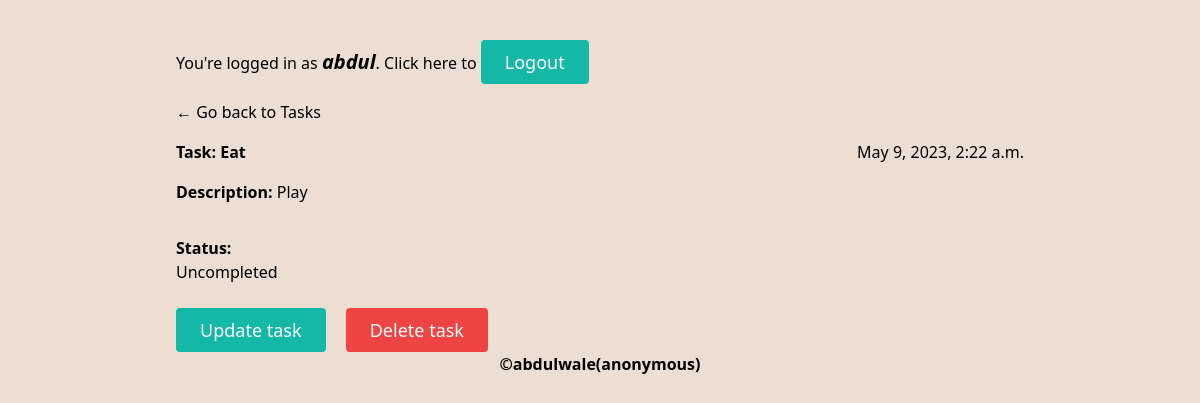
The page /todo-app/task/40/ (signed in) on the database its author committed.
### todo_app/models.py (models this page shows)
class Task(models.Model):
    user = models.ForeignKey(User, on_delete=models.CASCADE)
    title = models.CharField(max_length=25)
    description = models.TextField()
    created_at = models.DateTimeField(auto_now_add=True)
    is_completed = models.BooleanField(default=False)
    updated = models.DateTimeField(auto_now=True)
    class Meta:
        ordering = ['-is_completed']
    def __str__(self):
        return self.title

### todo_app/views.py (the view)
# urls.py: path('task/<int:pk>/', detailPage, name="detail-page"),
@login_required
def detailPage(request, pk):
    task = get_object_or_404(Task, id=pk)
    return render(request, 'todo_app/detail_page.html', {'task':task})

### todo_app/templates/todo_app/detail_page.html (shortened to what this page needs)
{% extends "todo_app/base.html" %}
{% block content %}
<a href="{% url 'todo-app:home-page' %}">&larr; Go back to Tasks</a>
<div class="flex mb-4 mt-4 justify-between items-center">
  <h3 class="font-bold">Task: {{task}}</h3>
  <h3>{{task.updated}}</h3>
</div>
<p class="mb-8"><strong>Description:</strong> {{task.description}}</p>
<p><strong>Status:</strong></p>
{% if task.is_completed %}
<p>Completed</p>
{% else %}
<p>Uncompleted</p>
{% endif %}
<div class="mt-6">
  <a
    class="inline-flex text-white bg-teal-500 border-0 py-2 px-6 focus:outline-none hover:bg-teal-600 rounded text-lg"
    href="{% url 'todo-app:update-page' task.id %}"
    >Update task</a
  >
  <a
    class="inline-flex ml-4 text-white bg-red-500 border-0 py-2 px-6 focus:outline-none hover:bg-red-600 rounded text-lg"
    href="{% url 'todo-app:delete-page' task.id %}"
    >Delete task</a
  >
</div>
{% endblock %}

### todo_app/templates/todo_app/base.html (shortened to what this page needs)
{% load static tailwind_tags %}
<!DOCTYPE html>
<html lang="en">
  <head>
    {% tailwind_css %}
  </head>
  <body class="max-h-screen bg-[#ecded3]">
    <div class="max-w-4xl p-6 px-6 mx-auto mt-4">
      <div class="mb-4">
        {% if user.is_authenticated %}
        <p>
          You're logged in as
          <em class="text-xl font-bold">{{request.user}}</em>. Click here to
          <a
            class="inline-flex text-white bg-teal-500 border-0 py-2 px-6 focus:outline-none hover:bg-teal-600 rounded text-lg"
            href="{% url 'logout' %}"
            >Logout</a
          >
        </p>
        {% endif %}
      </div>
      {% block content %} {% endblock %}
      <footer class="text-center font-bold text-black">
        &copy;<a href="https://github.com/Abdulmumin3/DJTodoApp"
          >abdulwale(anonymous)</a
        >
      </footer>
    </div>
  </body>
</html>

### rows shown on the page
Task: title "Eat", updated "May 9, 2023, 2:22 a.m.", description "Play"

### other values the page prints
{{ request.user }} "abdul"
